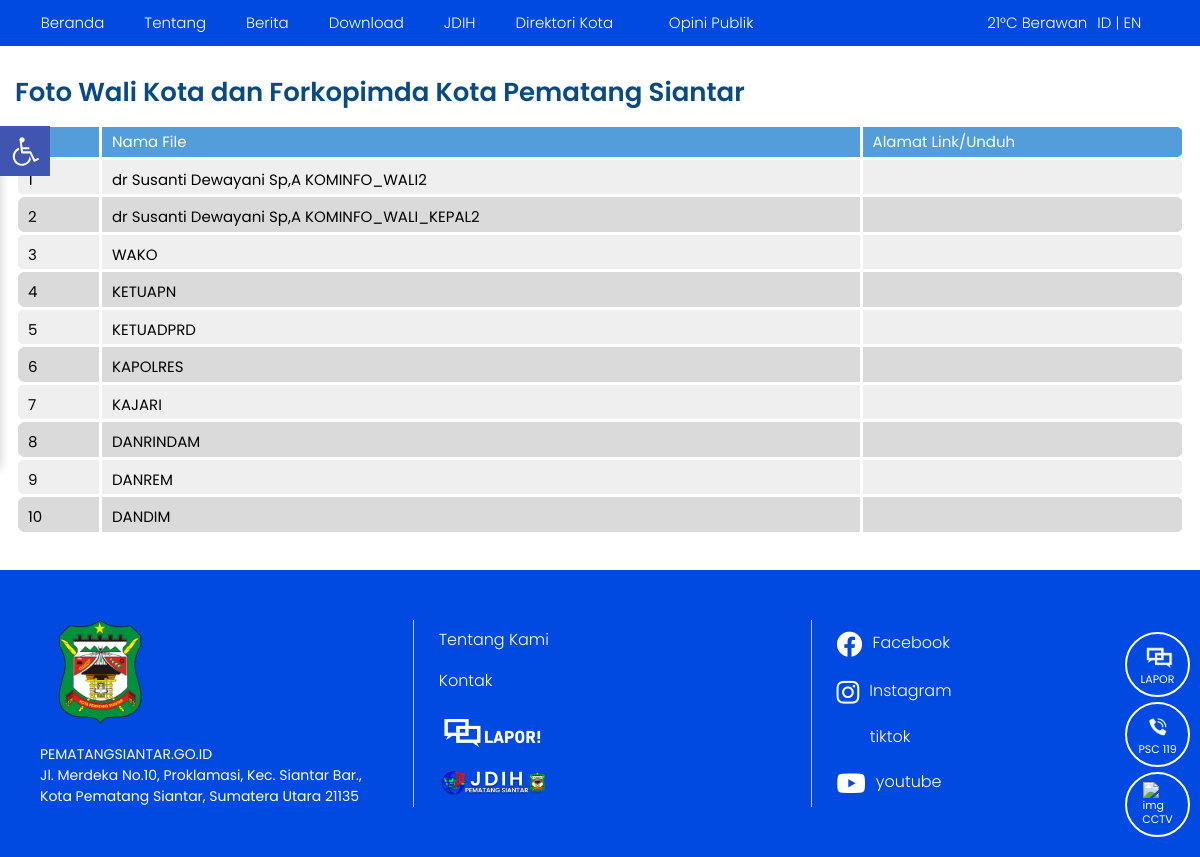
The page /index.php/foto on the database its author committed.
### tables this page shows
CREATE TABLE `tbl_files` (
  `file_id` int(11) NOT NULL,
  `file_judul` varchar(120) DEFAULT NULL,
  `file_deskripsi` text DEFAULT NULL,
  `file_tanggal` timestamp NULL DEFAULT current_timestamp(),
  `file_oleh` varchar(60) DEFAULT NULL,
  `file_download` int(11) DEFAULT 0,
  `file_data` varchar(120) DEFAULT NULL
);

### application/controllers/Foto.php (called while the page is built, shortened)
<?php
class Foto extends CI_Controller{
	function __construct(){
		$this->load->model('m_files');
		$this->load->helper('download');
		$this->load->model('m_pengunjung');
	}
	function index(){
		$x['data']=$this->m_files->get_all_files();
		$this->load->view('depan/v_foto_wali_kota',$x);
	}
}

### index.php (called while the page is built, shortened)
<?php
require_once BASEPATH.'core/CodeIgniter.php';

### application/models/M_files.php (called while the page is built, shortened)
<?php
class M_files extends CI_Model{
	function get_all_files(){
		$hsl=$this->db->query("SELECT file_id,file_judul,file_deskripsi,DATE_FORMAT(file_tanggal,'%d/%m/%Y') AS tanggal,file_oleh,file_download,file_data FROM tbl_files ORDER BY file_id DESC");
		return $hsl;
	}
}

### application/views/depan/v_foto_wali_kota.php (the view, shortened to what this page needs)
<!DOCTYPE html>
<html lang="id">
  <head>
    <link href="<?php echo base_url().'theme/depan/assets/css/datatable.css'?>" rel="stylesheet" />
    <link href="<?php echo base_url().'theme/depan/assets/css/app.css'?>" rel="stylesheet" />
    <link href="<?php echo base_url().'theme/depan/assets/css/add.css'?>" rel="stylesheet" />
    <link href="<?php echo base_url().'theme/depan/assets/plugins/slick/css/slick.css'?>" rel="stylesheet" />
    <link href="<?php echo base_url().'theme/depan/assets/plugins/slick/css/slick-theme.css'?>" rel="stylesheet" />
  </head>
  <body>
    <div class="bdgcontent">
      <div class="floatmenu">
        <div class="floatmenu__wrap">
        <ul>
            <li>
              <a
                href="https://www.lapor.go.id/instansi/pemerintah-kota-pematang-siantar"
                target="_blank"
                ><img
                  src="<?php echo base_url().'theme/depan/assets/img/floatmenu/lapor-float.png'?>"
                  alt="img"
                /><span>LAPOR</span></a
              >
            </li>
            <li>
              <a href="tel:119" rel="nofollow" target="_blank"
                ><img src="<?php echo base_url().'theme/depan/assets/img/floatmenu/2.png'?>" alt="img" /><span
                  >PSC 119</span
                ></a
              >
            </li>
            <li>
              <a href="https://cctv.pematangsiantar.go.id/"
                ><img src="<?php echo base_url().'theme/depan/assets/img/floatmenu/3.png'?>" alt="img" /><span
                  >CCTV</span
                ></a
              >
            </li>
          </ul>
        </div>
      </div>
      <header class="mainmenu">
        <div class="wrapper">
          <nav class="menu">
            <div class="menu__outer">
              <div class="menu__wrap">
                <div class="menu__left">
                  <div class="menu__utama">
                    <ul>
                      <li class="active">
                        <span
                          ><a class="smuroll" href="<?php echo site_url('');?>"
                            ><i class="fas fa-home"></i> Beranda
                          </a></span
                        >
                      </li>
                      <li class="has-dropdown">
                        <span><a href="<?php echo site_url('about');?>">Tentang</a></span>
                      </li>
                      <li>
                        <span><a href="<?php echo site_url('blog');?>">Berita</a></span>
                      </li>
                      <li class="has-dropdown">
                        <span
                          ><a href="#">Download</a>
                          <i class="idrop fas fa-caret-down"></i
                        ></span>
                      </li>
                      <li>
                        <span><a href="https://jdih.pematangsiantar.go.id/">JDIH</a></span>
                      </li>
                      <li class="has-dropdown">
                        <span
                          ><a href="#">Direktori Kota</a>
                          <i class="idrop fas fa-caret-down"></i
                        ></span>
                      </li>
                      <li>
                        <a href="https://opinipublik.pematangsiantar.go.id/berita/"
                          ><i class="fas fa-exclamation-circle"></i> Opini Publik</a
                        >
                      </li>
                    </ul>
                  </div>
                </div>
              </div>
            </div>
            <div class="menu__right">
              <div class="hujanbahasa">
                <div class="hujan">21&#176;C Berawan</div>
                <div class="bahasa">
                  <a href="city-directory9bb4.html?lang=id">ID</a> |
                  <a href="city-directory9ed2.html?lang=en">EN</a>
                </div>
              </div>
              <div class="search">
                <div class="search__icon">
                  <i class="scari-icon fas fa-search"></i>
                </div>
              </div>
            </div>
          </nav>
        </div>
      </header>
      <div class="wrapper">
        <div class="mainwrap">
          <div class="sectionrow">
            <div class="dinasterkait">
              <div class="xsection__header">
                <h1 class="xsection__title">Foto Wali Kota dan Forkopimda Kota Pematang Siantar</h1>
              </div>
              <div class="dinasterkait__body">
                <div class="zentable-outer">
                  <table class="zentable cityd-table" id="myTable">
                    <thead>
                      <tr>
                        <td>No</td>
                        <td>Nama File</td>
                        <td>Alamat Link/Unduh</td>
                      </tr>
                    </thead>
                   <tbody>
                   <?php
                      $no = 1;
                      foreach ($data->result() as $row):
                          if ($row->file_oleh == "Foto"):
                      ?>
                          <tr>
                              <td><?php echo $no++;?></td>
                              <td><?php echo $row->file_judul;?></td>
                              <td style="text-align:center;">
                                  <a href="<?php echo site_url('download/get_file/'.$row->file_id);?>" class="btn btn-info">
                                      <i class="fa fa-download" aria-hidden="true" style="color: #253B7B; font-size: 24px;"></i>
                                  </a>
                              </td>
                          </tr>
                      <?php
                          endif;
                      endforeach;
                      ?>
                   </tbody>
                  </table>
                </div>
              </div>
            </div>
          </div>
        </div>
      </div>
      <footer class="bg-blue">
        <div class="wrapper">
          <div class="footer">
            <div class="footer__col">
              <div class="footlogo">
                <img src="<?php echo base_url().'theme/depan/assets/img/logo.png'?>" alt="" />
              </div>
              <div class="footalamat">
              PEMATANGSIANTAR.GO.ID<br />
              Jl. Merdeka No.10, Proklamasi, Kec. Siantar Bar., <br>
               Kota Pematang Siantar, Sumatera Utara 21135
              </div>
            </div>
            <div class="footer__col">
              <ul class="footmenu">
                <li><a href="<?php echo site_url('about');?>">Tentang Kami</a></li>
                <li><a href="<?php echo site_url('kontak');?>">Kontak</a></li>
                <li>
                  <a
                    target="_blank"
                    href="https://www.lapor.go.id/instansi/pemerintah-kota-pematang-siantar"
                    ><img width="110" src="<?php echo base_url().'theme/depan/assets/img/lapor-foot.png'?>" alt=""
                  /></a>
                </li>
                <li>
                  <a target="_blank" href="https://jdih.pematangsiantar.go.id/"
                    ><img width="110" src="<?php echo base_url().'theme/depan/assets/img/jdih-foot.png'?>" alt=""
                  /></a>
                </li>
              </ul>
            </div>
            <div class="footer__col">
              <ul class="sosmedrow">
                <li>
                  <a href="https://www.facebook.com/diskominfopematangsiantar" target="_blank"
                    ><i class="fab fa-facebook"></i>Facebook</a
                  >
                </li>
                <li>
                  <a
                    href="https://www.instagram.com/diskominfopematangsiantar/"
                    target="_blank"
                    ><i class="fab fa-instagram"></i> Instagram</a
                  >
                </li>
                <li>
                  <a href="https://www.tiktok.com/@kominfopematangsiantar?_t=8gL05bIR9Os&_r=1" target="_blank"
                    ><img
                    />&nbsp;&nbsp; tiktok</a
                  >
                </li>
                <li>
                  <a
                    href="https://www.youtube.com/@DiskominfoPematangsiantar"
                    target="_blank"
                    ><i class="fab fa-youtube"></i> youtube</a
                  >
                </li>
              </ul>
            </div>
          </div>
        </div>
      </footer>
    </div>
  </body>
</html>

### theme/depan/assets/css/add.css (style rules this page uses)
.floatmenu { bottom: 15px; }
.floatmenu__wrap ul li img { object-fit: contain; }

### rows shown on the page
tbl_files: file_judul "dr Susanti Dewayani Sp,A KOMINFO_WALI2"
tbl_files: file_judul "dr Susanti Dewayani Sp,A KOMINFO_WALI_KEPAL2"
tbl_files: file_judul "WAKO"
tbl_files: file_judul "KETUAPN"
tbl_files: file_judul "KETUADPRD"
tbl_files: file_judul "KAPOLRES"
tbl_files: file_judul "KAJARI"
tbl_files: file_judul "DANRINDAM"
tbl_files: file_judul "DANREM"
tbl_files: file_judul "DANDIM"
